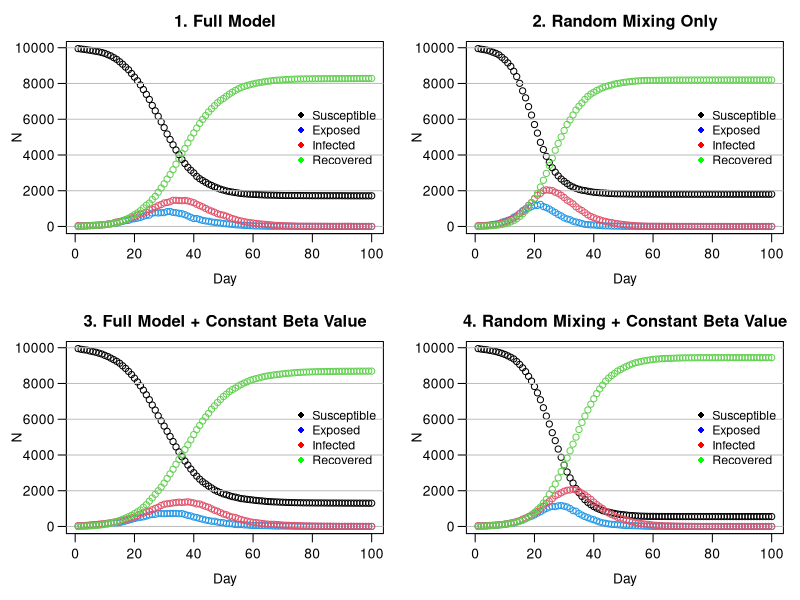

This chart was generated by the following R code:
# Zachary Gavin (s2222962): Wrote get.net, wrote household allocation, created initial nseir function, debugging and commenting
# Shaehroz Khalid (s2869421): All plotting and visualisation, turned household allocation vector to one line, debugging and commenting
# Brandon Causing (s2901457): Completion and performance optimisation of the main nseir simulation function, debugging and commenting
# division of work was close to 1/3 each

################################################################################


## GENERAL DESCRIPTION

# This script implements an agent-based SEIR (Susceptible-Exposed-Infected-Recovered)
# model to simulate the spread of an epidemic in a population of n individuals.
# The model incorporates three modes of transmission: within-household, through a
# pre-defined social network, and via random mixing.
# The script defines functions to generate the population and social network,
# run the SEIR simulation, and plot the results under different scenarios.
# The final section compares four scenarios to analyse the impact of social
# structure and individual heterogeneity (beta) on the epidemic dynamics.



################################################################################
######### ------- START OF MODEL SETUP AND POPULATION GENERATION ------- #########
################################################################################

# This section defines the global parameters for the model and generates the
# base population, assigning each of the 'n' individuals to a household.


n <- 10000
people <- 1:n
h_max <- 5
beta <- runif(n,0,1)

set.seed(13)

#######################################################################
######### ---------- HOUSEHOLD GENERATION FUNCTION ---------- ##########
#######################################################################

# generate n hh sizes uniform on {1,2,3,4,5}, make a vector repeating
# the "household number" the size of the hh times, then cut off at length n.

h <- rep(1:n, sample(1:h_max, n, replace = TRUE))[1:n] 



######################################################################
######### ------- NETWORK GENERATION FUNCTION ------- ################
######################################################################

# This function creates the social network connections between individuals
# who are not in the same household.

# beta is the length n vector of sociability parameters, h contains household 
# connections, nc is the average number of network connections someone has.
# get.net initially generates a vector of Bernoullis for each person i, containing
# their connections with people (i+1):n. For each person, this is immediately 
# turned into a list of indices, to save computation time, then into a list
# of connection pairs for inversion and removing hh connections.

get.net <- function(beta, h, nc=15) {
  n <- length(h)
  b_bar <- sum(beta)/length(beta) 
  conns_init <- vector("list", n) # initialising two lists to store connections
  conns <- vector(mode="list", length=n)
  for (i in 1:n) {
    if (i < n) { 
      b <- rbinom(n-i, 1, nc*beta[i]*beta[(i+1):n]/(b_bar^2*(n-1)) )
      # which(b==1) returns values in 1:n-i, so +i to get indices in (i+1):n
      conns_init[[i]] <- which(b==1) + i  
    }
  }
  
  # vectorised rep, sapply returns vector. pairs is all unique net connections
  pairs <- cbind(rep(1:n, sapply(conns_init, length)), unlist(conns_init)) 
  
  if (nrow(pairs) > 0) { 
    # keep only rows of pairs where members are not in the same household
    pairs <- pairs[h[pairs[,1]] != h[pairs[,2]], , drop = FALSE] 
    
    
    if(nrow(pairs) > 0) {
      for (i in 1:nrow(pairs)){
        # add person 1 in pair to connections list of person 2, and vice-versa
        conns[[pairs[i,1]]] <- append(conns[[pairs[i,1]]],  pairs[i,2] )
        conns[[pairs[i,2]]] <- append(conns[[pairs[i,2]]],  pairs[i,1] )
      }
    }
  }
  
  return(conns)
}

#############################################################
######### ------- SEIR SIMULATION FUNCTION ------- ##########
#############################################################

# This function is the core of the model. It simulates the epidemic over 
# nt time steps, tracking the number of individuals in each SEIR compartment.

# beta is sociability vector. h contains a list of what household each person 
# is in. alink is a nested list of the net connections of each person. 
# alpha contains parameters governing the prob. of exposure from each pathway. 
# alpha[1] concerns hh infection, alpha[2] network infections, alpha[3] gen. mixing. 
# delta is daily prob of I->R. gamma is daily prob of E->R. 
# nc is a measure of how much "social interaction" happens in the population
# nt is number of days the simulation runs over, and pinf is prop of population
# initially infected

nseir <- function(beta, h, alink, 
                  alpha=c(0.1, 0.01, 0.01), 
                  delta=.2, 
                  gamma=.4, 
                  nc=15, nt=100, pinf=.005) {
  
  n <- length(beta)
  x <- rep(0,n) # everyone starts off susceptible 
  num_to_infect <- max(1, round(pinf*n))
  x[sample(1:n, num_to_infect)] <- 2 # pick a few people to start off infected
  
  # set up households (who's in each household)
  hh_index_list <- split(1:n, h) 
  
  # for future calculation of mixing probs
  b_bar <- sum(beta)/n
  
  # initialize counts of statuses
  t <- S <- E <- I <- R <- rep(0, nt)
  t[1] <- 1
  S[1] <- n - num_to_infect
  I[1] <- num_to_infect
  
  # daily simulation
  for(i in 2:nt) {
    
    # random numbers to compare with probabilities
    u <- runif(n) 
    
    # store who is infected
    infected_indices <- which(x == 2)
    n_infected <- length(infected_indices)
    
    # initialize lists of those exposed through infected people 
    hh_exposed <- net_exposed <- mix_exposed <- integer(0)
    
    # find who transitions from susceptible to exposed
    if (n_infected > 0) {
      
      ## -- find who gets infected from household contacts -- ##
      # count how many people are infected in each household
      hh_infected_counts <- tabulate(h[infected_indices], nbins = max(h))
      # which households have someone infected in them
      infected_hh <- which(hh_infected_counts > 0)
      # prob of infection is higher for households with multiple people infected
      if (length(infected_hh) > 0) {
        hh_probs <- 1 - (1-alpha[1])^hh_infected_counts[infected_hh]
        # who transitions to infected in the household
        hh_exposed <- unlist(
          Map(function(hh, prob) { # this defines a function and then applys it to each pair
            hh_members <- hh_index_list[[as.character(hh)]]
            sus <- hh_members[x[hh_members] == 0] 
            sus[u[sus] < prob]
          }, hh = infected_hh, prob = hh_probs), use.names = FALSE
        )
      }
      
      ## -- find who gets infected from regular network contacts -- ##
      # who is in a regular network with someone infected
      neighbors_of_infected <- unlist(alink[infected_indices], use.names = FALSE)
      if(length(neighbors_of_infected) > 0) {
        # count how many people are infected in each regular network 
        net_infected_counts <- tabulate(neighbors_of_infected, nbins = n)
        # which networks have someone infected in them
        sus_exposed_to_net <- which(net_infected_counts > 0 & x == 0)
        # prob of infection is higher for networks with multiple people infected
        if (length(sus_exposed_to_net) > 0) {
          net_probs <- 1 - (1-alpha[2])^net_infected_counts[sus_exposed_to_net]
          # who transitions to infected in network
          net_exposed <- sus_exposed_to_net[u[sus_exposed_to_net] < net_probs]
        }
      }
      

      ## -- find who gets infected from random mixing -- ##
      # total number of contacts between all infected people
      total_contacts <- n_infected * nc
      # randomly select who those contacts are
      contacts <- sample(n, total_contacts, replace = TRUE)
      # set up for calculating mixing probs for infected people with corresponding contacts
      infected_repeats <- rep(infected_indices, each = nc)
      
      # exp^(sum(log(x_i))) faster than product(x_i)
      # prob of infection is higher for those that mixed with multiple infected people
      log_prob_no_infection <- log1p(-alpha[3] * beta[infected_repeats] * beta[contacts] / (b_bar^2))
      sum_log_probs <- tapply(log_prob_no_infection, contacts, sum)
      prob_infection <- 1 - exp(sum_log_probs)
      
      # store who came into contact with those infected
      ids_contacted <- as.integer(names(sum_log_probs))
      # subset to those that are susceptible
      sus_contacted <- ids_contacted[x[ids_contacted] == 0]
      # who transitions to infected from mixing

      if(length(sus_contacted) > 0){
        u_mix <- runif(length(sus_contacted)) # new unifs to ensure indep. from net/hh processes 
        prob_idx <- match(sus_contacted, ids_contacted)
        mix_exposed <- sus_contacted[u_mix < prob_infection[prob_idx]]

      }
    }
    
    # transition from infected to recover with probability = delta
    x[x == 2 & u < delta] <- 3
    # transition from exposed to infected with probability = gamma
    x[x == 1 & u < gamma] <- 2
    
    # gather everyone who transitions from susceptible to exposed
    if (length(hh_exposed) > 0 || length(net_exposed) > 0 || length(mix_exposed) > 0) {
      newly_exposed <- unique(c(hh_exposed, net_exposed, mix_exposed))
      x[newly_exposed] <- 1
    }
    
    # get daily counts of statuses and store it in a list
    S[i] <- sum(x == 0)
    E[i] <- sum(x == 1)
    I[i] <- sum(x == 2)
    R[i] <- sum(x == 3)
    t[i] <- i
  }
  return(list(t = t, S = S, E = E, I = I, R = R))
}


#############################################################
######### ------- PLOTTING HELPER FUNCTION ------- ##########
#############################################################

epi_plot <- function(beta, h, alink, 
                     alpha = c(0.1, 0.01, 0.01),
                     delta = 0.2,
                     gamma = 0.4,
                     nc = 15, nt = 100, pinf = 0.005,
                     title = "SEIR Dynamics") {
  
  epi <- nseir(beta, h, alink, alpha, delta, gamma, nc, nt, pinf)
  
  plot(x = epi$t, y = epi$S, ylim = c(0, max(epi$S)), 
       xlab = "", ylab = "", main = title, las = 1)
  
  grid(nx = NA, ny = NULL, lty = 1, col = "gray", lwd = 1)
  
  title(xlab = "Day", mgp = c(2.2, 0.7, 0)) #Spacing for x axis and title
  title(ylab = "N", mgp = c(2.5, 0.7, 0)) #Spacing for y axis and title
  
  points(epi$E, col = 4); points(epi$I, col = 2); points(epi$R, col = 3)

  legend(x = "right", 
         legend = c("Susceptible", "Exposed",
                    "Infected", "Recovered"),
         col = c("black", "blue",
                  "red", "green"),
         pch = 16,
         inset = 0.005,
         bty = "n",
         cex = 0.9)
}


#############################################################
######### ------- MODEL SCENARIO COMPARISON (Q5) ------- ####
#############################################################

par(mfrow = c(2, 2), mar = c(4, 4, 2.5, 1), mgp = c(2.2, 0.7, 0)) #2x2 grid, mar allows good spacing, mgp moves axis

adjacencyList_variable_beta <- get.net(beta, h)

#scenario 1: full model with default parameters
epi_plot(beta, h, adjacencyList_variable_beta, title = "1. Full Model")


#scenario 2: random mixing only
epi_plot(beta, h, adjacencyList_variable_beta, alpha = c(0, 0, 0.04),
         title = "2. Random Mixing Only")

#scenario 3: full model with constant beta value
beta_const <- rep(mean(beta), n)
adjacencyList_constant_beta <- get.net(beta_const, h)
epi_plot(beta_const, h, adjacencyList_constant_beta, 
         title = "3. Full Model + Constant Beta Value")

#scenario 4: random mixing with constant beta
epi_plot(beta_const, h, adjacencyList_constant_beta, alpha = c(0, 0, 0.04),
         title = "4. Random Mixing + Constant Beta Value")

par(mfrow = c(1, 1))



##################################################################
############# ------- DISCUSSION OF PLOTS -------- ###############
##################################################################
